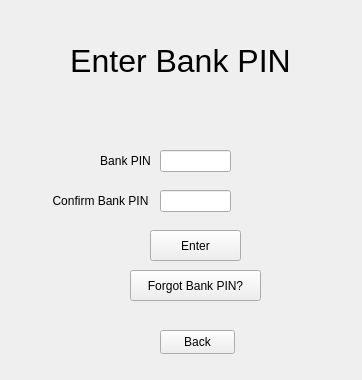
<?xml version="1.0" encoding="UTF-8"?>
<ui version="4.0">
 <class>EnterBankPin</class>
 <widget class="QMainWindow" name="EnterBankPin">
  <property name="geometry">
   <rect>
    <x>0</x>
    <y>0</y>
    <width>362</width>
    <height>380</height>
   </rect>
  </property>
  <property name="minimumSize">
   <size>
    <width>362</width>
    <height>380</height>
   </size>
  </property>
  <property name="maximumSize">
   <size>
    <width>362</width>
    <height>380</height>
   </size>
  </property>
  <property name="windowTitle">
   <string>Enter Bank PIN</string>
  </property>
  <property name="windowIcon">
   <iconset>
    <normaloff>../../Desktop/logo.ico</normaloff>../../Desktop/logo.ico</iconset>
  </property>
  <widget class="QWidget" name="centralwidget">
   <widget class="QLabel" name="Title">
    <property name="geometry">
     <rect>
      <x>0</x>
      <y>0</y>
      <width>361</width>
      <height>121</height>
     </rect>
    </property>
    <property name="font">
     <font>
      <pointsize>24</pointsize>
     </font>
    </property>
    <property name="layoutDirection">
     <enum>Qt::LeftToRight</enum>
    </property>
    <property name="autoFillBackground">
     <bool>false</bool>
    </property>
    <property name="text">
     <string>Enter Bank PIN</string>
    </property>
    <property name="textFormat">
     <enum>Qt::AutoText</enum>
    </property>
    <property name="scaledContents">
     <bool>true</bool>
    </property>
    <property name="alignment">
     <set>Qt::AlignCenter</set>
    </property>
    <property name="indent">
     <number>0</number>
    </property>
   </widget>
   <widget class="QLabel" name="BankPinLabel">
    <property name="geometry">
     <rect>
      <x>90</x>
      <y>150</y>
      <width>71</width>
      <height>21</height>
     </rect>
    </property>
    <property name="text">
     <string>Bank PIN</string>
    </property>
    <property name="alignment">
     <set>Qt::AlignCenter</set>
    </property>
   </widget>
   <widget class="QLineEdit" name="ConfirmBankPinBox">
    <property name="geometry">
     <rect>
      <x>160</x>
      <y>190</y>
      <width>71</width>
      <height>22</height>
     </rect>
    </property>
    <property name="maxLength">
     <number>4</number>
    </property>
    <property name="echoMode">
     <enum>QLineEdit::Password</enum>
    </property>
   </widget>
   <widget class="QLineEdit" name="BankPinBox">
    <property name="geometry">
     <rect>
      <x>160</x>
      <y>150</y>
      <width>71</width>
      <height>22</height>
     </rect>
    </property>
    <property name="maxLength">
     <number>4</number>
    </property>
    <property name="echoMode">
     <enum>QLineEdit::Password</enum>
    </property>
   </widget>
   <widget class="QLabel" name="ConfirmBankPinLabel">
    <property name="geometry">
     <rect>
      <x>40</x>
      <y>190</y>
      <width>121</width>
      <height>21</height>
     </rect>
    </property>
    <property name="text">
     <string>Confirm Bank PIN</string>
    </property>
    <property name="alignment">
     <set>Qt::AlignCenter</set>
    </property>
   </widget>
   <widget class="QPushButton" name="EnterButton">
    <property name="geometry">
     <rect>
      <x>150</x>
      <y>230</y>
      <width>91</width>
      <height>31</height>
     </rect>
    </property>
    <property name="text">
     <string>Enter</string>
    </property>
   </widget>
   <widget class="QPushButton" name="ForgotBankPinButton">
    <property name="geometry">
     <rect>
      <x>130</x>
      <y>270</y>
      <width>131</width>
      <height>31</height>
     </rect>
    </property>
    <property name="text">
     <string>Forgot Bank PIN?</string>
    </property>
   </widget>
   <widget class="QPushButton" name="backButton">
    <property name="geometry">
     <rect>
      <x>160</x>
      <y>330</y>
      <width>75</width>
      <height>24</height>
     </rect>
    </property>
    <property name="text">
     <string>Back</string>
    </property>
   </widget>
  </widget>
 </widget>
 <resources/>
 <connections/>
</ui>
